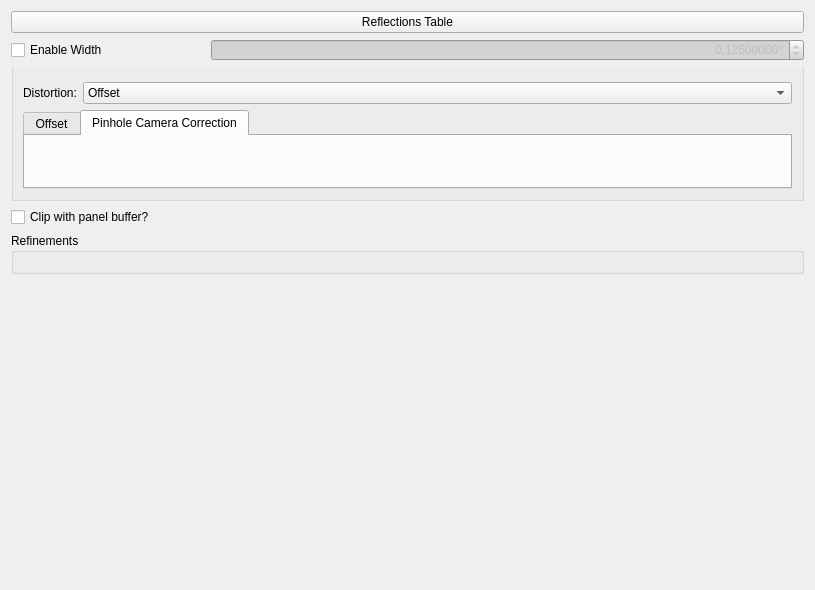
<?xml version="1.0" encoding="UTF-8"?>
<ui version="4.0">
 <class>powder_overlay_editor</class>
 <widget class="QWidget" name="powder_overlay_editor">
  <property name="geometry">
   <rect>
    <x>0</x>
    <y>0</y>
    <width>815</width>
    <height>590</height>
   </rect>
  </property>
  <property name="minimumSize">
   <size>
    <width>0</width>
    <height>590</height>
   </size>
  </property>
  <property name="windowTitle">
   <string>Edit Overlay</string>
  </property>
  <property name="styleSheet">
   <string notr="true">QDoubleSpinBox:disabled {background-color: LightGray;}
</string>
  </property>
  <layout class="QGridLayout" name="gridLayout">
   <item row="0" column="1" colspan="4">
    <widget class="QPushButton" name="reflections_table">
     <property name="focusPolicy">
      <enum>Qt::NoFocus</enum>
     </property>
     <property name="text">
      <string>Reflections Table</string>
     </property>
    </widget>
   </item>
   <item row="3" column="1">
    <widget class="QCheckBox" name="clip_with_panel_buffer">
     <property name="toolTip">
      <string>&lt;html&gt;&lt;head/&gt;&lt;body&gt;&lt;p&gt;Clip any points that are in the panel buffer.&lt;/p&gt;&lt;/body&gt;&lt;/html&gt;</string>
     </property>
     <property name="text">
      <string>Clip with panel buffer?</string>
     </property>
    </widget>
   </item>
   <item row="5" column="1" colspan="4">
    <widget class="QGroupBox" name="refinements_group">
     <property name="title">
      <string>Refinements</string>
     </property>
     <layout class="QVBoxLayout" name="verticalLayout_2">
      <item>
       <layout class="QVBoxLayout" name="refinements_selector_layout"/>
      </item>
     </layout>
    </widget>
   </item>
   <item row="1" column="2" colspan="3">
    <widget class="ScientificDoubleSpinBox" name="tth_width">
     <property name="enabled">
      <bool>false</bool>
     </property>
     <property name="toolTip">
      <string>&lt;html&gt;&lt;head/&gt;&lt;body&gt;&lt;p&gt;2θ width for the overlay's material.&lt;/p&gt;&lt;/body&gt;&lt;/html&gt;</string>
     </property>
     <property name="alignment">
      <set>Qt::AlignRight|Qt::AlignTrailing|Qt::AlignVCenter</set>
     </property>
     <property name="keyboardTracking">
      <bool>false</bool>
     </property>
     <property name="prefix">
      <string/>
     </property>
     <property name="suffix">
      <string>°</string>
     </property>
     <property name="decimals">
      <number>8</number>
     </property>
     <property name="minimum">
      <double>0.000000000000000</double>
     </property>
     <property name="maximum">
      <double>1000000.000000000000000</double>
     </property>
     <property name="singleStep">
      <double>0.005000000000000</double>
     </property>
     <property name="value">
      <double>0.125000000000000</double>
     </property>
    </widget>
   </item>
   <item row="6" column="1" colspan="4">
    <spacer name="verticalSpacer">
     <property name="orientation">
      <enum>Qt::Vertical</enum>
     </property>
     <property name="sizeHint" stdset="0">
      <size>
       <width>20</width>
       <height>40</height>
      </size>
     </property>
    </spacer>
   </item>
   <item row="2" column="1" colspan="4">
    <widget class="QGroupBox" name="distortion_group">
     <property name="styleSheet">
      <string notr="true">QGroupBox{padding-top:15px; margin-top:-20px}</string>
     </property>
     <property name="title">
      <string/>
     </property>
     <layout class="QGridLayout" name="gridLayout_6">
      <item row="0" column="0">
       <widget class="QLabel" name="distortion_type_label">
        <property name="sizePolicy">
         <sizepolicy hsizetype="Fixed" vsizetype="Preferred">
          <horstretch>0</horstretch>
          <verstretch>0</verstretch>
         </sizepolicy>
        </property>
        <property name="text">
         <string>Distortion:</string>
        </property>
       </widget>
      </item>
      <item row="0" column="1">
       <widget class="QComboBox" name="distortion_type">
        <item>
         <property name="text">
          <string>Offset</string>
         </property>
        </item>
        <item>
         <property name="text">
          <string>Pinhole Camera Correction</string>
         </property>
        </item>
       </widget>
      </item>
      <item row="1" column="0" colspan="2">
       <widget class="HiddenBarTabWidget" name="distortion_tab_widget">
        <property name="sizePolicy">
         <sizepolicy hsizetype="Preferred" vsizetype="Preferred">
          <horstretch>0</horstretch>
          <verstretch>0</verstretch>
         </sizepolicy>
        </property>
        <property name="currentIndex">
         <number>1</number>
        </property>
        <widget class="QWidget" name="distortion_offset_tab">
         <attribute name="title">
          <string>Offset</string>
         </attribute>
         <layout class="QGridLayout" name="gridLayout_2">
          <item row="1" column="1">
           <widget class="ScientificDoubleSpinBox" name="offset_0">
            <property name="minimumSize">
             <size>
              <width>0</width>
              <height>30</height>
             </size>
            </property>
            <property name="alignment">
             <set>Qt::AlignRight|Qt::AlignTrailing|Qt::AlignVCenter</set>
            </property>
            <property name="keyboardTracking">
             <bool>false</bool>
            </property>
            <property name="suffix">
             <string> mm</string>
            </property>
            <property name="decimals">
             <number>8</number>
            </property>
            <property name="minimum">
             <double>-100000.000000000000000</double>
            </property>
            <property name="maximum">
             <double>1000000.000000000000000</double>
            </property>
           </widget>
          </item>
          <item row="1" column="0">
           <widget class="QLabel" name="offset_label">
            <property name="text">
             <string>Offset:</string>
            </property>
           </widget>
          </item>
          <item row="1" column="2">
           <widget class="ScientificDoubleSpinBox" name="offset_1">
            <property name="minimumSize">
             <size>
              <width>0</width>
              <height>30</height>
             </size>
            </property>
            <property name="alignment">
             <set>Qt::AlignRight|Qt::AlignTrailing|Qt::AlignVCenter</set>
            </property>
            <property name="keyboardTracking">
             <bool>false</bool>
            </property>
            <property name="suffix">
             <string> mm</string>
            </property>
            <property name="decimals">
             <number>8</number>
            </property>
            <property name="minimum">
             <double>-100000.000000000000000</double>
            </property>
            <property name="maximum">
             <double>1000000.000000000000000</double>
            </property>
           </widget>
          </item>
          <item row="1" column="3">
           <widget class="ScientificDoubleSpinBox" name="offset_2">
            <property name="minimumSize">
             <size>
              <width>0</width>
              <height>30</height>
             </size>
            </property>
            <property name="alignment">
             <set>Qt::AlignRight|Qt::AlignTrailing|Qt::AlignVCenter</set>
            </property>
            <property name="keyboardTracking">
             <bool>false</bool>
            </property>
            <property name="suffix">
             <string> mm</string>
            </property>
            <property name="decimals">
             <number>8</number>
            </property>
            <property name="minimum">
             <double>-100000.000000000000000</double>
            </property>
            <property name="maximum">
             <double>1000000.000000000000000</double>
            </property>
           </widget>
          </item>
          <item row="2" column="1" colspan="2">
           <spacer name="verticalSpacer_2">
            <property name="orientation">
             <enum>Qt::Vertical</enum>
            </property>
            <property name="sizeHint" stdset="0">
             <size>
              <width>20</width>
              <height>1</height>
             </size>
            </property>
           </spacer>
          </item>
         </layout>
        </widget>
        <widget class="QWidget" name="distortion_pinhole_camera_correction_tab">
         <attribute name="title">
          <string>Pinhole Camera Correction</string>
         </attribute>
         <layout class="QVBoxLayout" name="distortion_pinhole_correction_layout"/>
        </widget>
       </widget>
      </item>
     </layout>
    </widget>
   </item>
   <item row="1" column="1">
    <widget class="QCheckBox" name="enable_width">
     <property name="toolTip">
      <string>&lt;html&gt;&lt;head/&gt;&lt;body&gt;&lt;p&gt;Enable 2θ width for the overlay's material.&lt;/p&gt;&lt;/body&gt;&lt;/html&gt;</string>
     </property>
     <property name="text">
      <string>Enable Width</string>
     </property>
    </widget>
   </item>
  </layout>
 </widget>
 <customwidgets>
  <customwidget>
   <class>ScientificDoubleSpinBox</class>
   <extends>QDoubleSpinBox</extends>
   <header>scientificspinbox.py</header>
  </customwidget>
  <customwidget>
   <class>HiddenBarTabWidget</class>
   <extends>QTabWidget</extends>
   <header>hidden_bar_tab_widget</header>
   <container>1</container>
  </customwidget>
 </customwidgets>
 <tabstops>
  <tabstop>enable_width</tabstop>
  <tabstop>tth_width</tabstop>
  <tabstop>distortion_type</tabstop>
  <tabstop>distortion_tab_widget</tabstop>
  <tabstop>offset_0</tabstop>
  <tabstop>offset_1</tabstop>
  <tabstop>offset_2</tabstop>
  <tabstop>clip_with_panel_buffer</tabstop>
 </tabstops>
 <resources/>
 <connections>
  <connection>
   <sender>distortion_type</sender>
   <signal>currentIndexChanged(int)</signal>
   <receiver>distortion_tab_widget</receiver>
   <slot>setCurrentIndex(int)</slot>
   <hints>
    <hint type="sourcelabel">
     <x>452</x>
     <y>109</y>
    </hint>
    <hint type="destinationlabel">
     <x>405</x>
     <y>241</y>
    </hint>
   </hints>
  </connection>
 </connections>
</ui>
